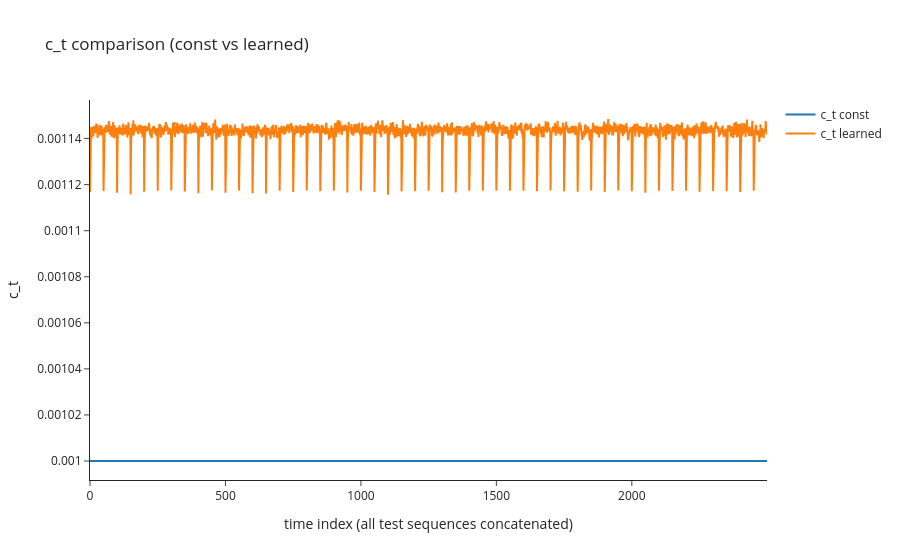

The notebook cell saved with this chart:
### Code cell
# ===== ABLAZIONE PULITA (3 RUN) + STATISTICHE =====
import numpy as np
import pandas as pd
import torch
import torch.nn as nn

# 1) helper
class ConstantCNet(nn.Module):
    def __init__(self, c_value: float):
        super().__init__()
        self.c_value = float(c_value)

    def forward(self, x, h_t=None):
        c_tensor = torch.tensor(self.c_value, device=x.device, dtype=x.dtype)
        return c_tensor, h_t

def reset_filter_state(model):
    model.Xrekf_prev = model.x0.squeeze(0).detach().clone()
    model.y_prev = torch.zeros(model.p, device=model.Xrekf_prev.device)
    model.Xn_prev = torch.zeros(model.n, device=model.Xrekf_prev.device)
    model.V_prev = (1e-3 * torch.eye(model.n, device=model.Xrekf_prev.device)).detach()

def eval_rekf(sys_model, test_inputs, test_targets, c_value, selected_model):
    mse_seq, rmse_seq, time_seq = [], [], []
    for y_batch, x_batch in zip(test_inputs, test_targets):
        for i in range(y_batch.shape[0]):
            y_seq = y_batch[i]
            x_true = x_batch[i]

            if selected_model == 0:
                model = RobustKalman(sys_model, y_seq, c_value, True, False)
            else:
                model = RobustKalman(sys_model, y_seq, c_value, False, False, sl_model=selected_model)

            x_hat, _, t = model.fnREKF()
            x_hat = x_hat[:, :-1]
            mse_val = mse_loss(x_hat, x_true).item()

            mse_seq.append(mse_val)
            rmse_seq.append(np.sqrt(mse_val))
            time_seq.append(t)

    return {
        "mse_seq": np.array(mse_seq),
        "rmse_seq": np.array(rmse_seq),
        "time_seq": np.array(time_seq),
        "ct_all": np.array([])
    }

def eval_rtk(model, test_inputs, test_targets):
    mse_seq, rmse_seq, time_seq = [], [], []
    ct_all = []

    with torch.no_grad():
        for y_batch, x_batch in zip(test_inputs, test_targets):
            for i in range(y_batch.shape[0]):
                y_seq = y_batch[i]
                x_true = x_batch[i]

                reset_filter_state(model)
                model.y = y_seq

                x_hat, c_t, _, t = model.fnREKF(train=False)
                x_hat = x_hat[:, :-1]
                mse_val = mse_loss(x_hat, x_true).item()

                mse_seq.append(mse_val)
                rmse_seq.append(np.sqrt(mse_val))
                time_seq.append(t)

                c_np = torch.stack([v.detach() for v in c_t]).cpu().numpy().reshape(-1)
                ct_all.append(c_np)

    ct_all = np.concatenate(ct_all) if len(ct_all) > 0 else np.array([])
    return {
        "mse_seq": np.array(mse_seq),
        "rmse_seq": np.array(rmse_seq),
        "time_seq": np.array(time_seq),
        "ct_all": ct_all
    }

# 2) costruzione modelli
# REKF non usa rete
res_rekf = eval_rekf(sys_model, test_inputs, test_targets, c, SELECTED_MODEL)

# RT-KNet con c costante
rtk_const = RobustKalman(
    sys_model, test_inputs[0][0], c,
    False, True, input_feat_mode=3, gru_hidden_size=64, sl_model=SELECTED_MODEL,
    set_noise_matrices=False
)
rtk_const.nn = ConstantCNet(c)
res_rtk_const = eval_rtk(rtk_const, test_inputs, test_targets)

# RT-KNet learned (carica pesi già addestrati da RT_KalmanNet)
rtk_learned = RobustKalman(
    sys_model, test_inputs[0][0], c,
    False, True, input_feat_mode=3, gru_hidden_size=64, sl_model=SELECTED_MODEL,
    set_noise_matrices=False
)
rtk_learned.nn.load_state_dict(RT_KalmanNet.nn.state_dict())
rtk_learned.nn.eval()
res_rtk_learned = eval_rtk(rtk_learned, test_inputs, test_targets)

# 3) tabella principale (una sola)
ablation_summary = pd.DataFrame([
    {
        "run": "REKF",
        "mse_mean": res_rekf["mse_seq"].mean(),
        "rmse_mean": res_rekf["rmse_seq"].mean(),
        "time_mean_s": res_rekf["time_seq"].mean()
    },
    {
        "run": "RTK_const_c",
        "mse_mean": res_rtk_const["mse_seq"].mean(),
        "rmse_mean": res_rtk_const["rmse_seq"].mean(),
        "time_mean_s": res_rtk_const["time_seq"].mean()
    },
    {
        "run": "RTK_learned_c",
        "mse_mean": res_rtk_learned["mse_seq"].mean(),
        "rmse_mean": res_rtk_learned["rmse_seq"].mean(),
        "time_mean_s": res_rtk_learned["time_seq"].mean()
    },
])

print("=== ABLATION SUMMARY ===")
print(ablation_summary.to_string(index=False))

# 4) confronto paired con REKF
paired = pd.DataFrame({
    "delta_mse_const_vs_rekf": res_rtk_const["mse_seq"] - res_rekf["mse_seq"],
    "delta_mse_learned_vs_rekf": res_rtk_learned["mse_seq"] - res_rekf["mse_seq"],
    "delta_time_const_vs_rekf": res_rtk_const["time_seq"] - res_rekf["time_seq"],
    "delta_time_learned_vs_rekf": res_rtk_learned["time_seq"] - res_rekf["time_seq"],
})

print("\n=== PAIRED DELTA (mean/std) ===")
print(paired.agg(["mean", "std"]).to_string())

better_mse = (paired["delta_mse_learned_vs_rekf"] < 0).mean() * 100.0
faster = (paired["delta_time_learned_vs_rekf"] < 0).mean() * 100.0
print(f"\nRTK_learned migliore di REKF in MSE su {better_mse:.2f}% sequenze")
print(f"RTK_learned più veloce di REKF su {faster:.2f}% sequenze")

# 5) statistiche c_t (learned vs constant)
def ct_stats(arr):
    if len(arr) == 0:
        return {"count": 0, "mean": np.nan, "std": np.nan, "min": np.nan, "p10": np.nan, "p50": np.nan, "p90": np.nan, "max": np.nan}
    return {
        "count": len(arr),
        "mean": float(np.mean(arr)),
        "std": float(np.std(arr)),
        "min": float(np.min(arr)),
        "p10": float(np.percentile(arr, 10)),
        "p50": float(np.percentile(arr, 50)),
        "p90": float(np.percentile(arr, 90)),
        "max": float(np.max(arr)),
    }

ct_summary = pd.DataFrame([
    {"run": "RTK_const_c", **ct_stats(res_rtk_const["ct_all"])},
    {"run": "RTK_learned_c", **ct_stats(res_rtk_learned["ct_all"])},
])

print("\n=== c_t STATS ===")
print(ct_summary.to_string(index=False))

# ===== PLOT c_t (const vs learned) =====
fig_ct = go.Figure()
fig_ct.add_trace(go.Scatter(
    x=np.arange(len(res_rtk_const["ct_all"])),
    y=res_rtk_const["ct_all"],
    name="c_t const",
    mode="lines"
))
fig_ct.add_trace(go.Scatter(
    x=np.arange(len(res_rtk_learned["ct_all"])),
    y=res_rtk_learned["ct_all"],
    name="c_t learned",
    mode="lines"
))
fig_ct.update_layout(
    title="c_t comparison (const vs learned)",
    xaxis_title="time index (all test sequences concatenated)",
    yaxis_title="c_t",
    template="simple_white"
)
fig_ct.show()

### Figure 1 — Plotly figure (JSON) as saved in the notebook; plotly's stock layout.template omitted (floating-point values rounded to 4 significant figures; data arrays with more than 128 entries replaced by an {"elided": "..."} marker saying what was removed)
{"data": [{"mode": "lines", "name": "c_t const", "type": "scatter", "x": {"elided": "2500 int values"}, "y": {"elided": "2500 float values"}}, {"mode": "lines", "name": "c_t learned", "type": "scatter", "x": {"elided": "2500 int values"}, "y": {"elided": "2500 float values"}}], "layout": {"title": {"text": "c_t comparison (const vs learned)"}, "xaxis": {"title": {"text": "time index (all test sequences concatenated)"}}, "yaxis": {"title": {"text": "c_t"}}}}
